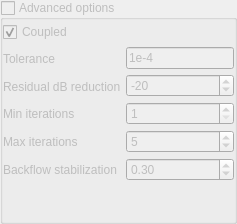
              <widget class="QWidget" name="tab_4">
               <attribute name="title">
                <string>Advanced</string>
               </attribute>
               <layout class="QGridLayout" name="gridLayout_8">
                <property name="leftMargin">
                 <number>0</number>
                </property>
                <property name="topMargin">
                 <number>0</number>
                </property>
                <property name="rightMargin">
                 <number>0</number>
                </property>
                <property name="bottomMargin">
                 <number>0</number>
                </property>
                <property name="spacing">
                 <number>5</number>
                </property>
                <item row="0" column="0">
                 <widget class="QGroupBox" name="eqAdvOptions">
                  <property name="enabled">
                   <bool>false</bool>
                  </property>
                  <property name="maximumSize">
                   <size>
                    <width>16777215</width>
                    <height>16777215</height>
                   </size>
                  </property>
                  <property name="title">
                   <string>Advanced options</string>
                  </property>
                  <property name="checkable">
                   <bool>true</bool>
                  </property>
                  <property name="checked">
                   <bool>false</bool>
                  </property>
                  <layout class="QGridLayout" name="gridLayout_40">
                   <property name="leftMargin">
                    <number>0</number>
                   </property>
                   <property name="topMargin">
                    <number>2</number>
                   </property>
                   <property name="rightMargin">
                    <number>0</number>
                   </property>
                   <property name="bottomMargin">
                    <number>0</number>
                   </property>
                   <property name="spacing">
                    <number>5</number>
                   </property>
                   <item row="1" column="0">
                    <layout class="QGridLayout" name="gridLayout_36">
                     <property name="spacing">
                      <number>5</number>
                     </property>
                     <item row="0" column="0">
                      <layout class="QGridLayout" name="gridLayout_20">
                       <property name="spacing">
                        <number>5</number>
                       </property>
                       <item row="3" column="0">
                        <widget class="QLabel" name="label_19">
                         <property name="sizePolicy">
                          <sizepolicy hsizetype="Minimum" vsizetype="Preferred">
                           <horstretch>0</horstretch>
                           <verstretch>0</verstretch>
                          </sizepolicy>
                         </property>
                         <property name="text">
                          <string>Max iterations</string>
                         </property>
                        </widget>
                       </item>
                       <item row="0" column="0">
                        <widget class="QLabel" name="label_18">
                         <property name="sizePolicy">
                          <sizepolicy hsizetype="Minimum" vsizetype="Preferred">
                           <horstretch>0</horstretch>
                           <verstretch>0</verstretch>
                          </sizepolicy>
                         </property>
                         <property name="text">
                          <string>Tolerance</string>
                         </property>
                        </widget>
                       </item>
                       <item row="1" column="0">
                        <widget class="QLabel" name="label_21">
                         <property name="sizePolicy">
                          <sizepolicy hsizetype="Minimum" vsizetype="Preferred">
                           <horstretch>0</horstretch>
                           <verstretch>0</verstretch>
                          </sizepolicy>
                         </property>
                         <property name="text">
                          <string>Residual dB reduction</string>
                         </property>
                        </widget>
                       </item>
                       <item row="2" column="0">
                        <widget class="QLabel" name="label_20">
                         <property name="sizePolicy">
                          <sizepolicy hsizetype="Minimum" vsizetype="Preferred">
                           <horstretch>0</horstretch>
                           <verstretch>0</verstretch>
                          </sizepolicy>
                         </property>
                         <property name="text">
                          <string>Min iterations</string>
                         </property>
                        </widget>
                       </item>
                       <item row="4" column="0">
                        <widget class="QLabel" name="labelBackflow">
                         <property name="text">
                          <string>Backflow stabilization</string>
                         </property>
                        </widget>
                       </item>
                      </layout>
                     </item>
                     <item row="0" column="1">
                      <layout class="QGridLayout" name="gridLayout_35">
                       <property name="spacing">
                        <number>5</number>
                       </property>
                       <item row="2" column="0">
                        <widget class="QSpinBox" name="minItr">
                         <property name="toolTip">
                          <string>The min number of iterations to be performed</string>
                         </property>
                         <property name="minimum">
                          <number>1</number>
                         </property>
                         <property name="maximum">
                          <number>5</number>
                         </property>
                        </widget>
                       </item>
                       <item row="0" column="0">
                        <widget class="QLineEdit" name="lineEditTol">
                         <property name="toolTip">
                          <string>Tolerance on the equation residual, measured relative to the first time step residual</string>
                         </property>
                         <property name="inputMethodHints">
                          <set>Qt::ImhDigitsOnly</set>
                         </property>
                         <property name="text">
                          <string>1e-4</string>
                         </property>
                        </widget>
                       </item>
                       <item row="3" column="0">
                        <widget class="QSpinBox" name="maxItr">
                         <property name="toolTip">
                          <string>The max number of iterations to be performed</string>
                         </property>
                         <property name="minimum">
                          <number>1</number>
                         </property>
                         <property name="value">
                          <number>5</number>
                         </property>
                        </widget>
                       </item>
                       <item row="1" column="0">
                        <widget class="QSpinBox" name="dBr">
                         <property name="toolTip">
                          <string>Minimum dB reduction in residual, measured relative to the first iteration residual</string>
                         </property>
                         <property name="minimum">
                          <number>-1000</number>
                         </property>
                         <property name="maximum">
                          <number>0</number>
                         </property>
                         <property name="singleStep">
                          <number>5</number>
                         </property>
                         <property name="value">
                          <number>-20</number>
                         </property>
                        </widget>
                       </item>
                       <item row="4" column="0">
                        <widget class="QDoubleSpinBox" name="dsbBackflow">
                         <property name="maximum">
                          <double>1.000000000000000</double>
                         </property>
                         <property name="singleStep">
                          <double>0.100000000000000</double>
                         </property>
                         <property name="value">
                          <double>0.300000000000000</double>
                         </property>
                        </widget>
                       </item>
                      </layout>
                     </item>
                    </layout>
                   </item>
                   <item row="2" column="0">
                    <spacer name="verticalSpacer_10">
                     <property name="orientation">
                      <enum>Qt::Vertical</enum>
                     </property>
                     <property name="sizeHint" stdset="0">
                      <size>
                       <width>20</width>
                       <height>40</height>
                      </size>
                     </property>
                    </spacer>
                   </item>
                   <item row="0" column="0">
                    <widget class="QCheckBox" name="coupled">
                     <property name="toolTip">
                      <string>Solve this equation coupled</string>
                     </property>
                     <property name="text">
                      <string>Coupled</string>
                     </property>
                     <property name="checked">
                      <bool>true</bool>
                     </property>
                    </widget>
                   </item>
                  </layout>
                 </widget>
                </item>
               </layout>
              </widget>
